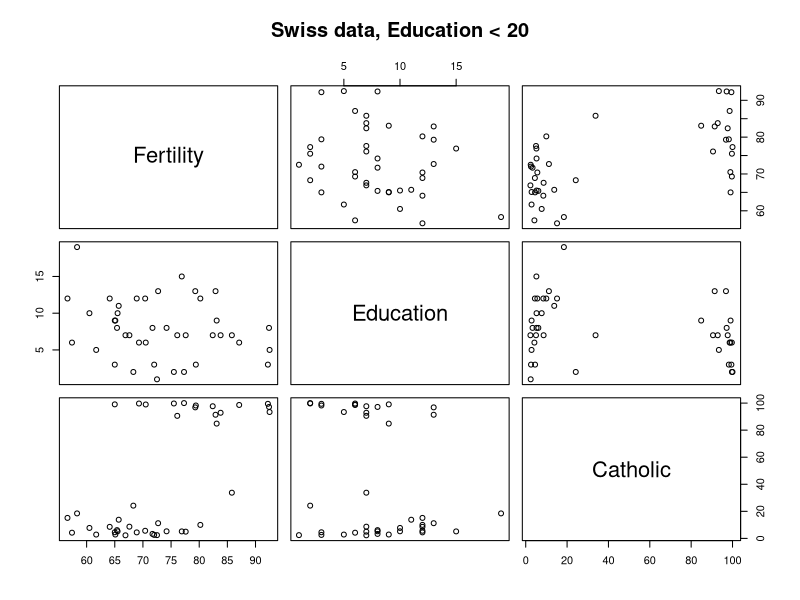

Write R code to recreate this figure.
#Swiss data
data(swiss)

#Pair the data
pairs(~ Fertility + Education + Catholic, data = swiss, subset = Education < 20, main = "Swiss data, Education < 20")

